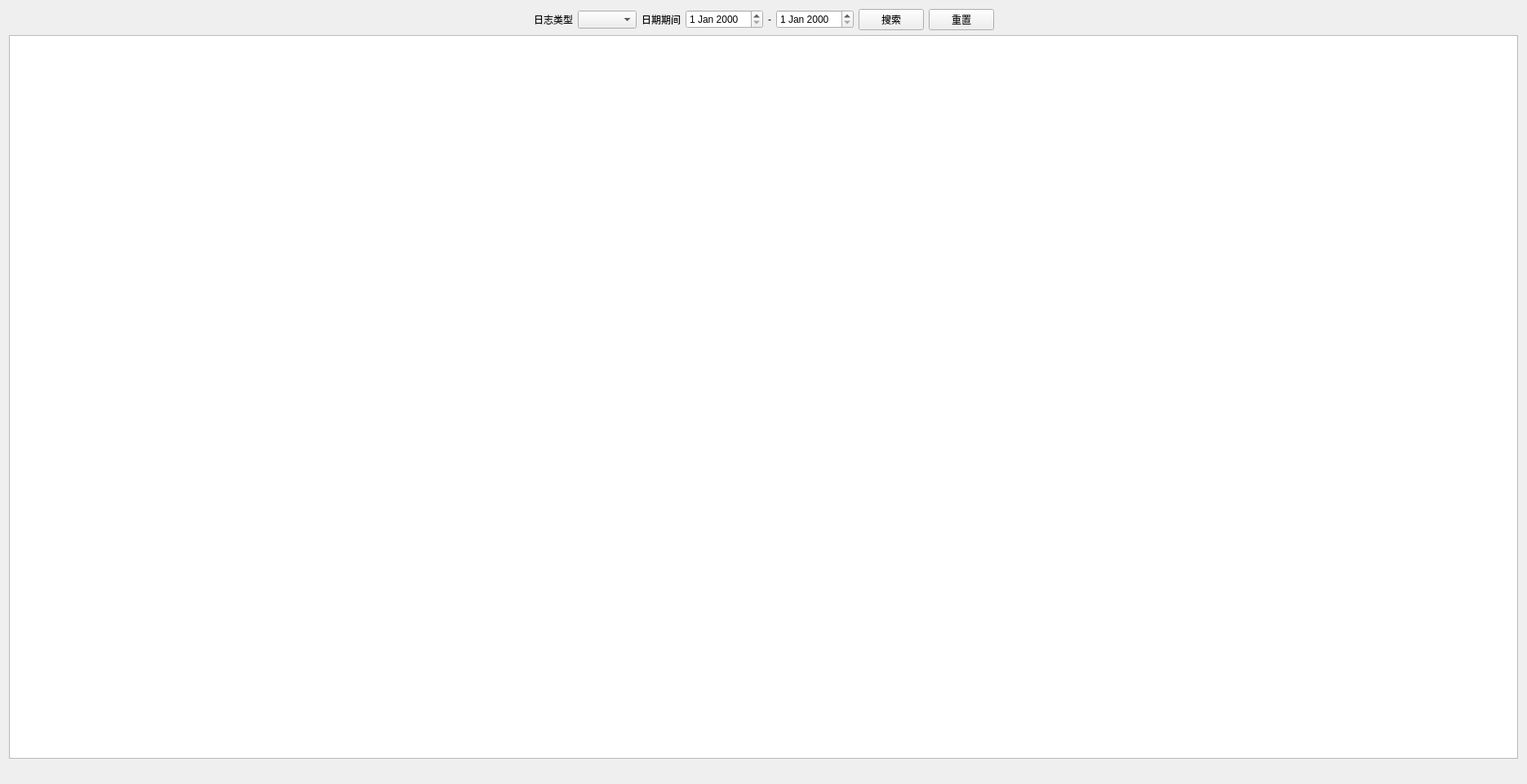
<?xml version="1.0" encoding="UTF-8"?>
<ui version="4.0">
 <class>LoggerQueryForm</class>
 <widget class="QWidget" name="LoggerQueryForm">
  <property name="geometry">
   <rect>
    <x>0</x>
    <y>0</y>
    <width>1871</width>
    <height>961</height>
   </rect>
  </property>
  <property name="windowTitle">
   <string>Form</string>
  </property>
  <layout class="QGridLayout" name="gridLayout">
   <item row="0" column="0">
    <spacer name="horizontalSpacer">
     <property name="orientation">
      <enum>Qt::Horizontal</enum>
     </property>
     <property name="sizeHint" stdset="0">
      <size>
       <width>635</width>
       <height>20</height>
      </size>
     </property>
    </spacer>
   </item>
   <item row="0" column="1">
    <widget class="QLabel" name="labellogtype">
     <property name="text">
      <string>日志类型</string>
     </property>
    </widget>
   </item>
   <item row="0" column="2">
    <widget class="QComboBox" name="comboBoxlogtype"/>
   </item>
   <item row="0" column="3">
    <widget class="QLabel" name="labeldata">
     <property name="text">
      <string>日期期间</string>
     </property>
    </widget>
   </item>
   <item row="0" column="4">
    <widget class="QDateEdit" name="dateEditstart"/>
   </item>
   <item row="0" column="5">
    <widget class="QLabel" name="label">
     <property name="styleSheet">
      <string notr="true">font: 18pt &quot;Sans Serif&quot;;
</string>
     </property>
     <property name="text">
      <string>-</string>
     </property>
    </widget>
   </item>
   <item row="0" column="6">
    <widget class="QDateEdit" name="dateEditend"/>
   </item>
   <item row="0" column="7">
    <widget class="QPushButton" name="pushButtonsearch">
     <property name="text">
      <string>搜索</string>
     </property>
    </widget>
   </item>
   <item row="0" column="8">
    <widget class="QPushButton" name="pushButtonclear">
     <property name="text">
      <string>重置</string>
     </property>
    </widget>
   </item>
   <item row="0" column="9">
    <spacer name="horizontalSpacer_2">
     <property name="orientation">
      <enum>Qt::Horizontal</enum>
     </property>
     <property name="sizeHint" stdset="0">
      <size>
       <width>635</width>
       <height>20</height>
      </size>
     </property>
    </spacer>
   </item>
   <item row="1" column="0" colspan="10">
    <widget class="QTableWidget" name="tableWidget"/>
   </item>
   <item row="2" column="8" colspan="2">
    <widget class="QLabel" name="labelsum">
     <property name="text">
      <string/>
     </property>
    </widget>
   </item>
  </layout>
 </widget>
 <resources/>
 <connections/>
</ui>
